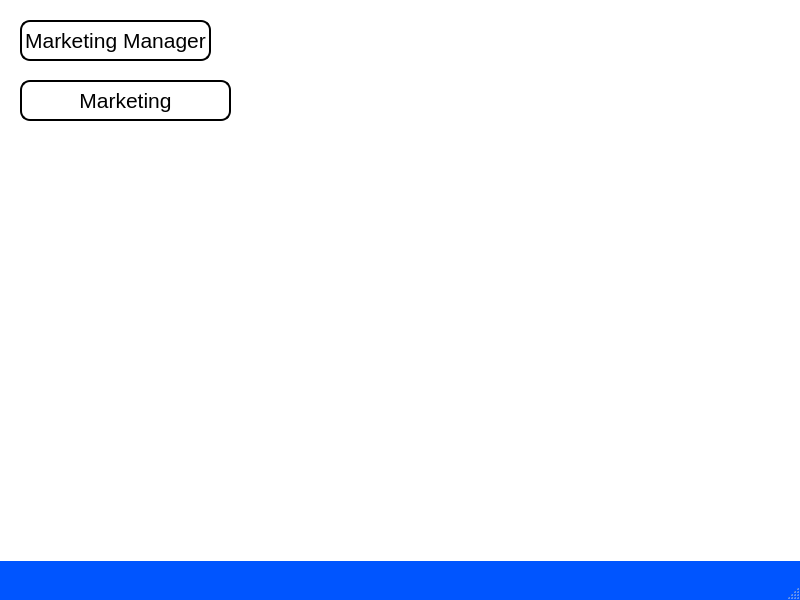
<?xml version="1.0" encoding="UTF-8"?>
<ui version="4.0">
 <class>Marketing_Main_Menu</class>
 <widget class="QMainWindow" name="Marketing_Main_Menu">
  <property name="geometry">
   <rect>
    <x>0</x>
    <y>0</y>
    <width>800</width>
    <height>600</height>
   </rect>
  </property>
  <property name="palette">
   <palette>
    <active>
     <colorrole role="WindowText">
      <brush brushstyle="SolidPattern">
       <color alpha="255">
        <red>0</red>
        <green>0</green>
        <blue>0</blue>
       </color>
      </brush>
     </colorrole>
     <colorrole role="Button">
      <brush brushstyle="SolidPattern">
       <color alpha="255">
        <red>0</red>
        <green>85</green>
        <blue>255</blue>
       </color>
      </brush>
     </colorrole>
     <colorrole role="Light">
      <brush brushstyle="SolidPattern">
       <color alpha="255">
        <red>127</red>
        <green>170</green>
        <blue>255</blue>
       </color>
      </brush>
     </colorrole>
     <colorrole role="Midlight">
      <brush brushstyle="SolidPattern">
       <color alpha="255">
        <red>63</red>
        <green>127</green>
        <blue>255</blue>
       </color>
      </brush>
     </colorrole>
     <colorrole role="Dark">
      <brush brushstyle="SolidPattern">
       <color alpha="255">
        <red>0</red>
        <green>42</green>
        <blue>127</blue>
       </color>
      </brush>
     </colorrole>
     <colorrole role="Mid">
      <brush brushstyle="SolidPattern">
       <color alpha="255">
        <red>0</red>
        <green>56</green>
        <blue>170</blue>
       </color>
      </brush>
     </colorrole>
     <colorrole role="Text">
      <brush brushstyle="SolidPattern">
       <color alpha="255">
        <red>0</red>
        <green>0</green>
        <blue>0</blue>
       </color>
      </brush>
     </colorrole>
     <colorrole role="BrightText">
      <brush brushstyle="SolidPattern">
       <color alpha="255">
        <red>255</red>
        <green>255</green>
        <blue>255</blue>
       </color>
      </brush>
     </colorrole>
     <colorrole role="ButtonText">
      <brush brushstyle="SolidPattern">
       <color alpha="255">
        <red>0</red>
        <green>0</green>
        <blue>0</blue>
       </color>
      </brush>
     </colorrole>
     <colorrole role="Base">
      <brush brushstyle="SolidPattern">
       <color alpha="255">
        <red>255</red>
        <green>255</green>
        <blue>255</blue>
       </color>
      </brush>
     </colorrole>
     <colorrole role="Window">
      <brush brushstyle="SolidPattern">
       <color alpha="255">
        <red>0</red>
        <green>85</green>
        <blue>255</blue>
       </color>
      </brush>
     </colorrole>
     <colorrole role="Shadow">
      <brush brushstyle="SolidPattern">
       <color alpha="255">
        <red>0</red>
        <green>0</green>
        <blue>0</blue>
       </color>
      </brush>
     </colorrole>
     <colorrole role="AlternateBase">
      <brush brushstyle="SolidPattern">
       <color alpha="255">
        <red>127</red>
        <green>170</green>
        <blue>255</blue>
       </color>
      </brush>
     </colorrole>
     <colorrole role="ToolTipBase">
      <brush brushstyle="SolidPattern">
       <color alpha="255">
        <red>255</red>
        <green>255</green>
        <blue>220</blue>
       </color>
      </brush>
     </colorrole>
     <colorrole role="ToolTipText">
      <brush brushstyle="SolidPattern">
       <color alpha="255">
        <red>0</red>
        <green>0</green>
        <blue>0</blue>
       </color>
      </brush>
     </colorrole>
    </active>
    <inactive>
     <colorrole role="WindowText">
      <brush brushstyle="SolidPattern">
       <color alpha="255">
        <red>0</red>
        <green>0</green>
        <blue>0</blue>
       </color>
      </brush>
     </colorrole>
     <colorrole role="Button">
      <brush brushstyle="SolidPattern">
       <color alpha="255">
        <red>0</red>
        <green>85</green>
        <blue>255</blue>
       </color>
      </brush>
     </colorrole>
     <colorrole role="Light">
      <brush brushstyle="SolidPattern">
       <color alpha="255">
        <red>127</red>
        <green>170</green>
        <blue>255</blue>
       </color>
      </brush>
     </colorrole>
     <colorrole role="Midlight">
      <brush brushstyle="SolidPattern">
       <color alpha="255">
        <red>63</red>
        <green>127</green>
        <blue>255</blue>
       </color>
      </brush>
     </colorrole>
     <colorrole role="Dark">
      <brush brushstyle="SolidPattern">
       <color alpha="255">
        <red>0</red>
        <green>42</green>
        <blue>127</blue>
       </color>
      </brush>
     </colorrole>
     <colorrole role="Mid">
      <brush brushstyle="SolidPattern">
       <color alpha="255">
        <red>0</red>
        <green>56</green>
        <blue>170</blue>
       </color>
      </brush>
     </colorrole>
     <colorrole role="Text">
      <brush brushstyle="SolidPattern">
       <color alpha="255">
        <red>0</red>
        <green>0</green>
        <blue>0</blue>
       </color>
      </brush>
     </colorrole>
     <colorrole role="BrightText">
      <brush brushstyle="SolidPattern">
       <color alpha="255">
        <red>255</red>
        <green>255</green>
        <blue>255</blue>
       </color>
      </brush>
     </colorrole>
     <colorrole role="ButtonText">
      <brush brushstyle="SolidPattern">
       <color alpha="255">
        <red>0</red>
        <green>0</green>
        <blue>0</blue>
       </color>
      </brush>
     </colorrole>
     <colorrole role="Base">
      <brush brushstyle="SolidPattern">
       <color alpha="255">
        <red>255</red>
        <green>255</green>
        <blue>255</blue>
       </color>
      </brush>
     </colorrole>
     <colorrole role="Window">
      <brush brushstyle="SolidPattern">
       <color alpha="255">
        <red>0</red>
        <green>85</green>
        <blue>255</blue>
       </color>
      </brush>
     </colorrole>
     <colorrole role="Shadow">
      <brush brushstyle="SolidPattern">
       <color alpha="255">
        <red>0</red>
        <green>0</green>
        <blue>0</blue>
       </color>
      </brush>
     </colorrole>
     <colorrole role="AlternateBase">
      <brush brushstyle="SolidPattern">
       <color alpha="255">
        <red>127</red>
        <green>170</green>
        <blue>255</blue>
       </color>
      </brush>
     </colorrole>
     <colorrole role="ToolTipBase">
      <brush brushstyle="SolidPattern">
       <color alpha="255">
        <red>255</red>
        <green>255</green>
        <blue>220</blue>
       </color>
      </brush>
     </colorrole>
     <colorrole role="ToolTipText">
      <brush brushstyle="SolidPattern">
       <color alpha="255">
        <red>0</red>
        <green>0</green>
        <blue>0</blue>
       </color>
      </brush>
     </colorrole>
    </inactive>
    <disabled>
     <colorrole role="WindowText">
      <brush brushstyle="SolidPattern">
       <color alpha="255">
        <red>0</red>
        <green>42</green>
        <blue>127</blue>
       </color>
      </brush>
     </colorrole>
     <colorrole role="Button">
      <brush brushstyle="SolidPattern">
       <color alpha="255">
        <red>0</red>
        <green>85</green>
        <blue>255</blue>
       </color>
      </brush>
     </colorrole>
     <colorrole role="Light">
      <brush brushstyle="SolidPattern">
       <color alpha="255">
        <red>127</red>
        <green>170</green>
        <blue>255</blue>
       </color>
      </brush>
     </colorrole>
     <colorrole role="Midlight">
      <brush brushstyle="SolidPattern">
       <color alpha="255">
        <red>63</red>
        <green>127</green>
        <blue>255</blue>
       </color>
      </brush>
     </colorrole>
     <colorrole role="Dark">
      <brush brushstyle="SolidPattern">
       <color alpha="255">
        <red>0</red>
        <green>42</green>
        <blue>127</blue>
       </color>
      </brush>
     </colorrole>
     <colorrole role="Mid">
      <brush brushstyle="SolidPattern">
       <color alpha="255">
        <red>0</red>
        <green>56</green>
        <blue>170</blue>
       </color>
      </brush>
     </colorrole>
     <colorrole role="Text">
      <brush brushstyle="SolidPattern">
       <color alpha="255">
        <red>0</red>
        <green>42</green>
        <blue>127</blue>
       </color>
      </brush>
     </colorrole>
     <colorrole role="BrightText">
      <brush brushstyle="SolidPattern">
       <color alpha="255">
        <red>255</red>
        <green>255</green>
        <blue>255</blue>
       </color>
      </brush>
     </colorrole>
     <colorrole role="ButtonText">
      <brush brushstyle="SolidPattern">
       <color alpha="255">
        <red>0</red>
        <green>42</green>
        <blue>127</blue>
       </color>
      </brush>
     </colorrole>
     <colorrole role="Base">
      <brush brushstyle="SolidPattern">
       <color alpha="255">
        <red>0</red>
        <green>85</green>
        <blue>255</blue>
       </color>
      </brush>
     </colorrole>
     <colorrole role="Window">
      <brush brushstyle="SolidPattern">
       <color alpha="255">
        <red>0</red>
        <green>85</green>
        <blue>255</blue>
       </color>
      </brush>
     </colorrole>
     <colorrole role="Shadow">
      <brush brushstyle="SolidPattern">
       <color alpha="255">
        <red>0</red>
        <green>0</green>
        <blue>0</blue>
       </color>
      </brush>
     </colorrole>
     <colorrole role="AlternateBase">
      <brush brushstyle="SolidPattern">
       <color alpha="255">
        <red>0</red>
        <green>85</green>
        <blue>255</blue>
       </color>
      </brush>
     </colorrole>
     <colorrole role="ToolTipBase">
      <brush brushstyle="SolidPattern">
       <color alpha="255">
        <red>255</red>
        <green>255</green>
        <blue>220</blue>
       </color>
      </brush>
     </colorrole>
     <colorrole role="ToolTipText">
      <brush brushstyle="SolidPattern">
       <color alpha="255">
        <red>0</red>
        <green>0</green>
        <blue>0</blue>
       </color>
      </brush>
     </colorrole>
    </disabled>
   </palette>
  </property>
  <property name="windowTitle">
   <string>MainWindow</string>
  </property>
  <widget class="QWidget" name="centralwidget">
   <widget class="QPushButton" name="market_Mgr_Button">
    <property name="geometry">
     <rect>
      <x>20</x>
      <y>20</y>
      <width>191</width>
      <height>41</height>
     </rect>
    </property>
    <property name="font">
     <font>
      <pointsize>16</pointsize>
     </font>
    </property>
    <property name="styleSheet">
     <string notr="true">QPushButton{background-color: white;
border: 2px solid black;
border-radius: 10px;}
QPushButton:hover{background-color:rgb(85, 255, 255);
border: 2px solidrgb(85, 255, 255);
}</string>
    </property>
    <property name="text">
     <string>Marketing Manager</string>
    </property>
    <property name="autoDefault">
     <bool>false</bool>
    </property>
   </widget>
   <widget class="QPushButton" name="Marketing_Button">
    <property name="geometry">
     <rect>
      <x>20</x>
      <y>80</y>
      <width>211</width>
      <height>41</height>
     </rect>
    </property>
    <property name="font">
     <font>
      <pointsize>16</pointsize>
     </font>
    </property>
    <property name="styleSheet">
     <string notr="true">QPushButton{background-color: white;
border: 2px solid black;
border-radius: 10px;}
QPushButton:hover{background-color:rgb(85, 255, 255);
border: 2px solidrgb(85, 255, 255);
}</string>
    </property>
    <property name="text">
     <string>Marketing</string>
    </property>
    <property name="autoDefault">
     <bool>false</bool>
    </property>
   </widget>
   <widget class="QLabel" name="label">
    <property name="geometry">
     <rect>
      <x>0</x>
      <y>0</y>
      <width>801</width>
      <height>561</height>
     </rect>
    </property>
    <property name="styleSheet">
     <string notr="true">background-image: url('C:/source/pythonQSG/PyQt6 Apps/images/marketing.png');
background-repeat: no-repeat;
background-position: center;
background-attachment: fixed;
background-color: white; /* Fallback color */</string>
    </property>
    <property name="text">
     <string/>
    </property>
   </widget>
   <zorder>label</zorder>
   <zorder>market_Mgr_Button</zorder>
   <zorder>Marketing_Button</zorder>
  </widget>
  <widget class="QMenuBar" name="menubar">
   <property name="geometry">
    <rect>
     <x>0</x>
     <y>0</y>
     <width>800</width>
     <height>21</height>
    </rect>
   </property>
  </widget>
  <widget class="QStatusBar" name="statusbar"/>
 </widget>
 <resources/>
 <connections/>
</ui>
